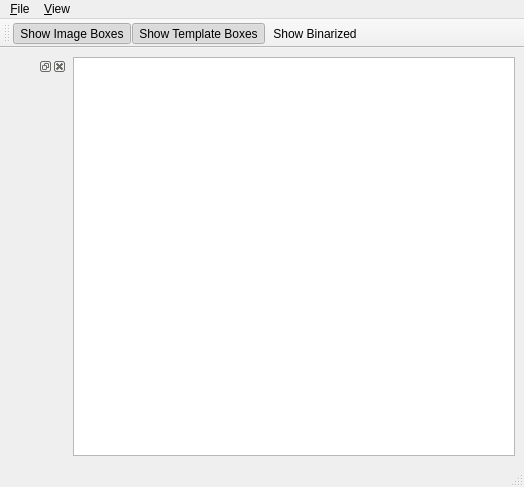
<ui version="4.0" >
 <class>MainWindow</class>
 <widget class="QMainWindow" name="MainWindow" >
  <property name="geometry" >
   <rect>
    <x>0</x>
    <y>0</y>
    <width>524</width>
    <height>487</height>
   </rect>
  </property>
  <property name="windowTitle" >
   <string>MainWindow</string>
  </property>
  <widget class="QWidget" name="centralwidget" >
   <layout class="QHBoxLayout" >
    <item>
     <layout class="QVBoxLayout" >
      <item>
       <widget class="QDockWidget" name="uiToolDock" >
        <property name="sizePolicy" >
         <sizepolicy vsizetype="Preferred" hsizetype="Fixed" >
          <horstretch>0</horstretch>
          <verstretch>0</verstretch>
         </sizepolicy>
        </property>
        <property name="windowTitle" >
         <string/>
        </property>
        <widget class="QWidget" name="dockWidgetContents" />
       </widget>
      </item>
     </layout>
    </item>
    <item>
     <widget class="QGraphicsView" name="uiView" />
    </item>
   </layout>
  </widget>
  <widget class="QMenuBar" name="menubar" >
   <property name="geometry" >
    <rect>
     <x>0</x>
     <y>0</y>
     <width>524</width>
     <height>30</height>
    </rect>
   </property>
   <widget class="QMenu" name="menu_File" >
    <property name="title" >
     <string>&amp;File</string>
    </property>
    <addaction name="actionOpenImage" />
    <addaction name="separator" />
    <addaction name="actionLogin" />
    <addaction name="actionOpenTemplate" />
    <addaction name="actionSaveTemplate" />
    <addaction name="separator" />
    <addaction name="actionExit" />
   </widget>
   <widget class="QMenu" name="menu_Edit" >
    <property name="title" >
     <string>&amp;View</string>
    </property>
    <addaction name="actionToggleImageBoxes" />
    <addaction name="actionToggleTemplateBoxes" />
    <addaction name="actionToggleBinarized" />
   </widget>
   <addaction name="menu_File" />
   <addaction name="menu_Edit" />
  </widget>
  <widget class="QStatusBar" name="statusbar" />
  <widget class="QToolBar" name="toolBar" >
   <property name="windowTitle" >
    <string>toolBar</string>
   </property>
   <attribute name="toolBarArea" >
    <enum>TopToolBarArea</enum>
   </attribute>
   <attribute name="toolBarBreak" >
    <bool>false</bool>
   </attribute>
   <addaction name="actionToggleImageBoxes" />
   <addaction name="actionToggleTemplateBoxes" />
   <addaction name="actionToggleBinarized" />
  </widget>
  <action name="actionOpenImage" >
   <property name="text" >
    <string>&amp;Open Image</string>
   </property>
  </action>
  <action name="actionExit" >
   <property name="text" >
    <string>&amp;Exit</string>
   </property>
  </action>
  <action name="actionToggleImageBoxes" >
   <property name="checkable" >
    <bool>true</bool>
   </property>
   <property name="checked" >
    <bool>true</bool>
   </property>
   <property name="text" >
    <string>&amp;Show Image Boxes</string>
   </property>
  </action>
  <action name="actionLogin" >
   <property name="text" >
    <string>&amp;Login</string>
   </property>
  </action>
  <action name="actionSaveTemplate" >
   <property name="text" >
    <string>&amp;Save Template</string>
   </property>
  </action>
  <action name="actionOpenTemplate" >
   <property name="text" >
    <string>Open Template</string>
   </property>
  </action>
  <action name="actionNewTemplate" >
   <property name="text" >
    <string>New Template</string>
   </property>
  </action>
  <action name="actionToggleTemplateBoxes" >
   <property name="checkable" >
    <bool>true</bool>
   </property>
   <property name="checked" >
    <bool>true</bool>
   </property>
   <property name="text" >
    <string>Show Template Boxes</string>
   </property>
  </action>
  <action name="actionToggleBinarized" >
   <property name="checkable" >
    <bool>true</bool>
   </property>
   <property name="checked" >
    <bool>false</bool>
   </property>
   <property name="text" >
    <string>Show Binarized</string>
   </property>
  </action>
 </widget>
 <resources/>
 <connections/>
</ui>
